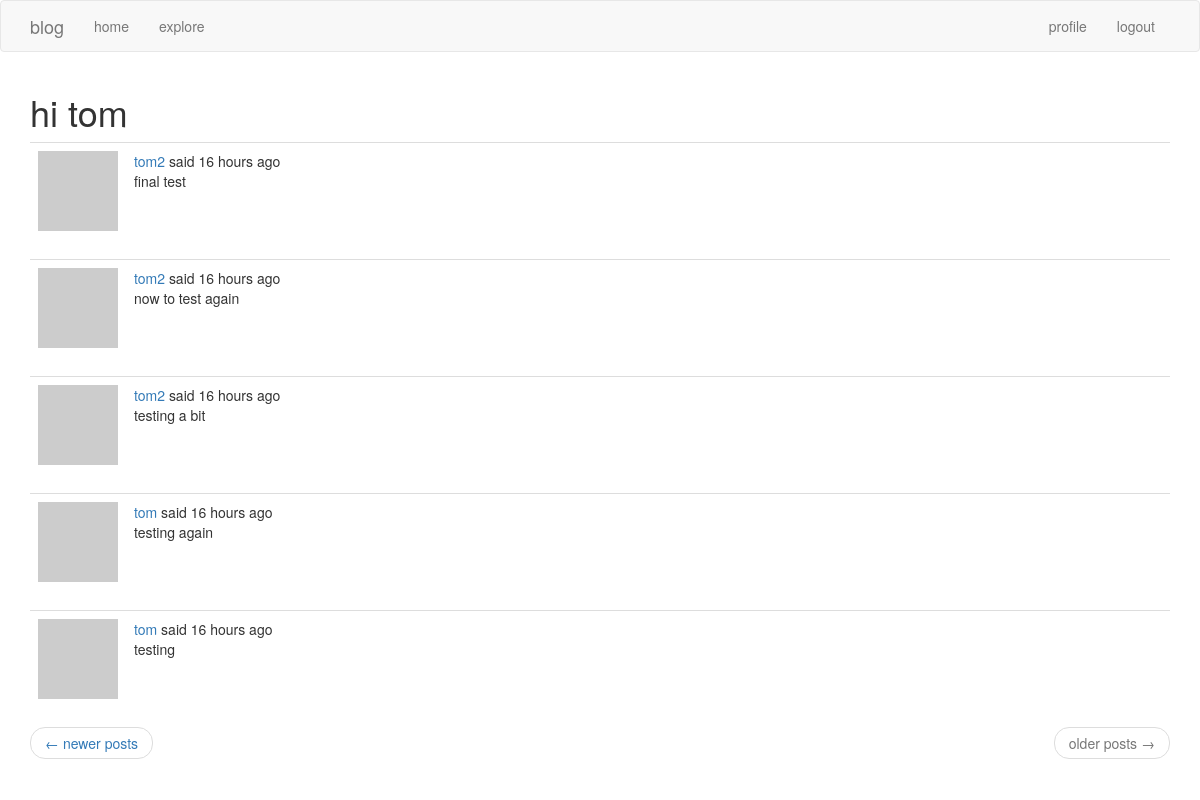
Screenshot of /explore?page=2 (signed in) with the database file from the repository.
### app/models.py (models this page shows, shortened)
class User(UserMixin, db.Model):
    id       = db.Column(db.Integer, primary_key = True)
    username = db.Column(db.String(64),  index = True, unique = True)
    email    = db.Column(db.String(128), index = True, unique = True)
    about_me = db.Column(db.String(128))
    last_seen = db.Column(db.DateTime, default = datetime.utcnow)
    password_hash = db.Column(db.String(128))
    posts = db.relationship('Post', backref = 'author', lazy = 'dynamic')
    followed = db.relationship(
        'User', secondary = followers,
        primaryjoin = (followers.c.follower_id == id),
        secondaryjoin = (followers.c.followed_id == id),
        backref = db.backref('followers', lazy = 'dynamic'), lazy = 'dynamic')
    def avatar(self, size):
        digest = md5(self.email.lower().encode('utf-8')).hexdigest()
        return 'https://www.gravatar.com/avatar/{}?d=identicon&s={}'.format(digest, size)

class Post(db.Model):
    id   = db.Column(db.Integer, primary_key = True)
    body = db.Column(db.String(128))
    timestamp = db.Column(db.DateTime, index = True, default = datetime.utcnow)
    user_id = db.Column(db.Integer, db.ForeignKey('user.id'))

### app/routes.py (the view)
@app.route('/explore')
@login_required
def explore():
    page = request.args.get('page', 1, type = int)
    posts = Post.query.order_by(Post.timestamp.desc()).paginate(page, app.config['POSTS_PER_PAGE'], False)
    next_url = url_for('explore', page = posts.next_num) if posts.has_next else None
    prev_url = url_for('explore', page = posts.prev_num) if posts.has_prev else None
    return render_template('index.html', title = "explore", posts = posts.items, next_url = next_url, prev_url = prev_url)

### app/models.py (called while the page is built)
@login.user_loader
def load_user(id):
    return User.query.get(int(id))

### app/routes.py (called while the page is built)
@app.before_request
def before_request():
    if current_user.is_authenticated:
        current_user.last_seen = datetime.utcnow()
        db.session.commit()

### app/templates/index.html (shortened to what this page needs)
{% extends 'base.html' %}
{% import 'bootstrap/wtf.html' as wtf %}
{% block app_content %}
    <h1> hi {{ current_user.username }} </h1>
    {% for post in posts %}
        {% include '_post.html' %}
    {% endfor %}
    <nav aria-label = '...'>
        <ul class = 'pager'>
            <li class = 'previous {% if not prev_url %} disabled {% endif %}'>
                <a href = "{{ prev_url or '#' }}">
                    <span aria-hidden = 'true'> &larr; </span> newer posts
                </a>
            </li>
            <li class = 'next {% if not next_url %} disabled {% endif %}'>
                <a href = "{{ next_url or '#' }}">
                    older posts <span aria-hidden = 'true'> &rarr; </span>
                </a>
            </li>
        </ul>
    </nav>
{% endblock %}

### app/templates/_post.html
    <table class = "table table-hover">
        <tr>
            <td width = "70px">
                <a href = "{{ url_for('user', username = post.author.username) }}">
                    <img src = "{{ post.author.avatar(70) }}" />
                </a>
            </td>
            <td>
                <a href = "{{ url_for('user', username = post.author.username) }}">
                    {{ post.author.username }}
                </a>
                said {{ moment(post.timestamp).fromNow() }}
                <br>
                {{ post.body }}
            </td>
        </tr>
    </table>

### rows the page displays
User: username "tom"
Post: author.username "tom2", timestamp "16 hours ago", body "final test"
Post: author.username "tom2", timestamp "16 hours ago", body "now to test again"
Post: author.username "tom2", timestamp "16 hours ago", body "testing a bit"
Post: author.username "tom", timestamp "16 hours ago", body "testing again"
Post: author.username "tom", timestamp "16 hours ago", body "testing"
